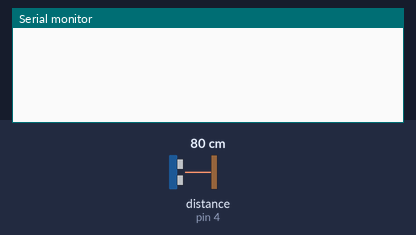
Simulated run of this sketch. Board: Arduino Uno, built with avr-gcc and run on an emulated ATmega328P. On the bench: the last lines printed to the serial monitor. Wiring (inferred from the names in the program): ultrasonic range finder: trigger pin 5; echo pin 4. The test bench sets the inputs (shaded band); at power-on: distance to the obstacle (sensor on pin 4) 80 cm. The echo pulse lasts 58.3 µs per cm; no radio packets arrive unless stated.

Above: at 1.2 s.
1.3 s: distance to the obstacle (sensor on pin 4) set to 2 cm
At 2.1 s:
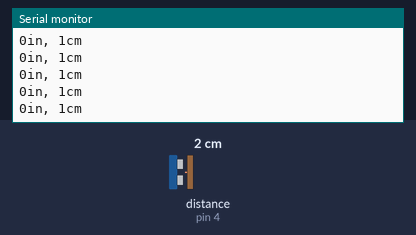
3.2 s: distance to the obstacle (sensor on pin 4) set to 9 cm
At 4.1 s:
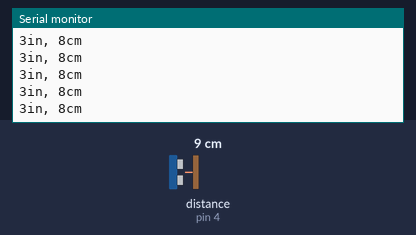
6.2 s: distance to the obstacle (sensor on pin 4) set to 4 cm
At 6.9 s:
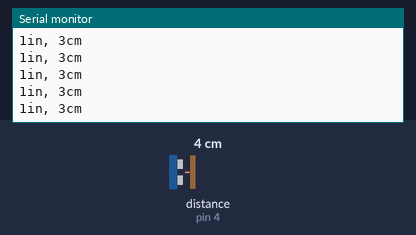
9.2 s: distance to the obstacle (sensor on pin 4) set to 18 cm
At 10.2 s:
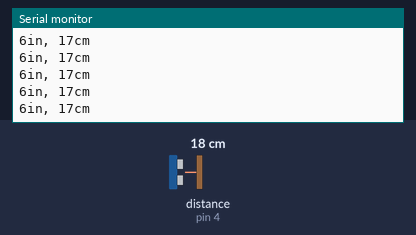
Timing chart, 0 to 12.2 s (numbered marks = the images above; inputs shaded):
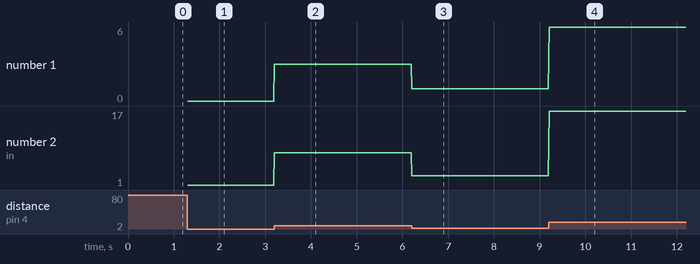

The sketch:

detector.ino
```cpp
#include <SPI.h>
#include <nRF24L01.h>
#include <RF24.h>
#include <RF24_config.h>

// Distance sensor configuration constants.
const int pingPin = 5;
const int echoPin = 4;

// nRF24 device configuration constants.
RF24 radio(7, 8);
const byte rxAddr[6] = "00001";

void setup() {
  // Initialize serial communication.
  Serial.begin(9600);

  // Initialize nRF24 communication.
  radio.begin();
  radio.setPALevel(RF24_PA_MIN);
  //radio.setRetries(15, 15);
  radio.openWritingPipe(rxAddr);
  radio.stopListening();
}

void loop()
{
  // Variables for duration of the distance ping,
  // and the distance result in inches and centimeters.
  long duration, inches, cm;

  // Variables for nRF24 communication.
  const char text1[] = "||||||||||||";
  const char text2[] = "------------";

  // The PING is triggered by a HIGH pulse of 2 or more microseconds.
  // Give a short LOW pulse beforehand to ensure a clean HIGH pulse.
  pinMode(pingPin, OUTPUT);
  digitalWrite(pingPin, LOW);
  delayMicroseconds(2);
  digitalWrite(pingPin, HIGH);
  delayMicroseconds(5);
  digitalWrite(pingPin, LOW);

  // The same pin is used to read the signal from the PING: a HIGH
  // pulse whose duration is the time (in microseconds) from the sending
  // of the ping to the reception of its echo off of an object.
  pinMode(echoPin, INPUT);
  duration = pulseIn(echoPin, HIGH);

  // Convert the time into a distance.
  inches = microsecondsToInches(duration);
  cm = microsecondsToCentimeters(duration);

  if(inches < 20){
      Serial.print(inches);
      Serial.print("in, ");
      Serial.print(cm);
      Serial.print("cm");
      Serial.println();

      radio.write(text1, sizeof(text1));
  }else{
      radio.write(text2, sizeof(text2));
  }

  delay(10);
}

long microsecondsToInches(long microseconds)
{
  // According to Parallax's datasheet for the PING))), there are
  // 73.746 microseconds per inch (i.e. sound travels at 1130 feet per
  // second).  This gives the distance travelled by the ping, outbound
  // and return, so we divide by 2 to get the distance of the obstacle.
  // See: http://www.parallax.com/dl/docs/prod/acc/28015-PING-v1.3.pdf
  return microseconds / 74 / 2;
}

long microsecondsToCentimeters(long microseconds)
{
  // The speed of sound is 340 m/s or 29 microseconds per centimeter.
  // The ping travels out and back, so to find the distance of the
  // object we take half of the distance travelled.
  return microseconds / 29 / 2;
}
```

Measured:
- after the input at 1.3 s, the serial monitor: prints a new line at once (image 1)
- after the input at 3.2 s, the serial monitor: prints a new line at once (image 2)
- after the input at 6.2 s, the serial monitor: prints a new line at once (image 3)
- after the input at 9.2 s, the serial monitor: prints a new line at once (image 4)
- plotted number 1: 0 → 3 after the input at 3.2 s, 3 → 1 after the input at 6.2 s, 1 → 6 after the input at 9.2 s
- plotted number 2: 1 → 8 after the input at 3.2 s, 3 → 17 after the input at 9.2 s
